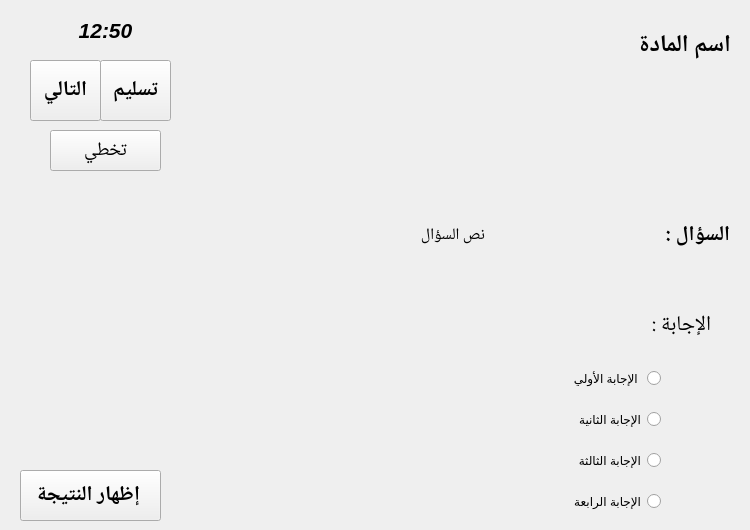
  <widget class="QWidget" name="centralwidget">
   <widget class="QLabel" name="label">
    <property name="geometry">
     <rect>
      <x>240</x>
      <y>-10</y>
      <width>501</width>
      <height>161</height>
     </rect>
    </property>
    <property name="text">
     <string/>
    </property>
    <property name="pixmap">
     <pixmap>img/pannar.jpg</pixmap>
    </property>
    <property name="scaledContents">
     <bool>true</bool>
    </property>
   </widget>
   <widget class="QLabel" name="timer_label">
    <property name="geometry">
     <rect>
      <x>30</x>
      <y>10</y>
      <width>151</width>
      <height>41</height>
     </rect>
    </property>
    <property name="font">
     <font>
      <pointsize>16</pointsize>
      <weight>75</weight>
      <italic>true</italic>
      <bold>true</bold>
     </font>
    </property>
    <property name="mouseTracking">
     <bool>false</bool>
    </property>
    <property name="text">
     <string>12:50</string>
    </property>
    <property name="alignment">
     <set>Qt::AlignCenter</set>
    </property>
   </widget>
   <widget class="QPushButton" name="finish_btn">
    <property name="geometry">
     <rect>
      <x>100</x>
      <y>60</y>
      <width>71</width>
      <height>61</height>
     </rect>
    </property>
    <property name="font">
     <font>
      <family>Noto Naskh Arabic</family>
      <pointsize>16</pointsize>
      <weight>75</weight>
      <bold>true</bold>
     </font>
    </property>
    <property name="text">
     <string>تسليم</string>
    </property>
   </widget>
   <widget class="QPushButton" name="skip_btn">
    <property name="geometry">
     <rect>
      <x>50</x>
      <y>130</y>
      <width>111</width>
      <height>41</height>
     </rect>
    </property>
    <property name="font">
     <font>
      <family>Noto Naskh Arabic</family>
      <pointsize>14</pointsize>
     </font>
    </property>
    <property name="text">
     <string>تخطي</string>
    </property>
   </widget>
   <widget class="QLabel" name="q_img">
    <property name="geometry">
     <rect>
      <x>20</x>
      <y>197</y>
      <width>201</width>
      <height>181</height>
     </rect>
    </property>
    <property name="text">
     <string/>
    </property>
    <property name="pixmap">
     <pixmap>img/logo.jpg</pixmap>
    </property>
    <property name="scaledContents">
     <bool>true</bool>
    </property>
   </widget>
   <widget class="QWidget" name="verticalLayoutWidget">
    <property name="geometry">
     <rect>
      <x>500</x>
      <y>360</y>
      <width>161</width>
      <height>161</height>
     </rect>
    </property>
    <layout class="QVBoxLayout" name="answer_layout">
     <property name="spacing">
      <number>12</number>
     </property>
     <item>
      <widget class="QRadioButton" name="answer_1">
       <property name="layoutDirection">
        <enum>Qt::RightToLeft</enum>
       </property>
       <property name="text">
        <string>الإجابة الأولي </string>
       </property>
      </widget>
     </item>
     <item>
      <widget class="QRadioButton" name="answer_2">
       <property name="layoutDirection">
        <enum>Qt::RightToLeft</enum>
       </property>
       <property name="text">
        <string>الإجابة الثانية</string>
       </property>
      </widget>
     </item>
     <item>
      <widget class="QRadioButton" name="answer_3">
       <property name="layoutDirection">
        <enum>Qt::RightToLeft</enum>
       </property>
       <property name="text">
        <string>الإجابة الثالثة</string>
       </property>
      </widget>
     </item>
     <item>
      <widget class="QRadioButton" name="answer_4">
       <property name="layoutDirection">
        <enum>Qt::RightToLeft</enum>
       </property>
       <property name="text">
        <string>الإجابة الرابعة</string>
       </property>
      </widget>
     </item>
    </layout>
   </widget>
   <widget class="QWidget" name="horizontalLayoutWidget">
    <property name="geometry">
     <rect>
      <x>259</x>
      <y>170</y>
      <width>471</width>
      <height>131</height>
     </rect>
    </property>
    <layout class="QHBoxLayout" name="q_layout">
     <item>
      <widget class="QLabel" name="question_label">
       <property name="font">
        <font>
         <family>Noto Naskh Arabic</family>
         <pointsize>12</pointsize>
        </font>
       </property>
       <property name="text">
        <string>  نص السؤال</string>
       </property>
       <property name="scaledContents">
        <bool>true</bool>
       </property>
      </widget>
     </item>
     <item>
      <widget class="QLabel" name="label_4">
       <property name="font">
        <font>
         <family>Noto Naskh Arabic</family>
         <pointsize>16</pointsize>
         <weight>75</weight>
         <bold>true</bold>
        </font>
       </property>
       <property name="layoutDirection">
        <enum>Qt::RightToLeft</enum>
       </property>
       <property name="text">
        <string>السؤال :</string>
       </property>
       <property name="scaledContents">
        <bool>true</bool>
       </property>
      </widget>
     </item>
    </layout>
   </widget>
   <widget class="QLabel" name="label_6">
    <property name="geometry">
     <rect>
      <x>600</x>
      <y>300</y>
      <width>111</width>
      <height>51</height>
     </rect>
    </property>
    <property name="font">
     <font>
      <family>Noto Naskh Arabic</family>
      <pointsize>16</pointsize>
     </font>
    </property>
    <property name="text">
     <string>الإجابة :</string>
    </property>
   </widget>
   <widget class="QLabel" name="exam_name_label">
    <property name="geometry">
     <rect>
      <x>620</x>
      <y>10</y>
      <width>111</width>
      <height>71</height>
     </rect>
    </property>
    <property name="font">
     <font>
      <family>Noto Naskh Arabic</family>
      <pointsize>18</pointsize>
      <weight>75</weight>
      <bold>true</bold>
     </font>
    </property>
    <property name="text">
     <string>اسم المادة</string>
    </property>
   </widget>
   <widget class="QPushButton" name="end_exam_btn">
    <property name="geometry">
     <rect>
      <x>20</x>
      <y>470</y>
      <width>141</width>
      <height>51</height>
     </rect>
    </property>
    <property name="font">
     <font>
      <family>Noto Naskh Arabic</family>
      <pointsize>16</pointsize>
      <weight>75</weight>
      <bold>true</bold>
     </font>
    </property>
    <property name="text">
     <string>إظهار النتيجة </string>
    </property>
   </widget>
   <widget class="QPushButton" name="next_btn">
    <property name="geometry">
     <rect>
      <x>30</x>
      <y>60</y>
      <width>71</width>
      <height>61</height>
     </rect>
    </property>
    <property name="font">
     <font>
      <family>Noto Naskh Arabic</family>
      <pointsize>16</pointsize>
      <weight>75</weight>
      <bold>true</bold>
     </font>
    </property>
    <property name="text">
     <string>التالي</string>
    </property>
   </widget>
  </widget>
